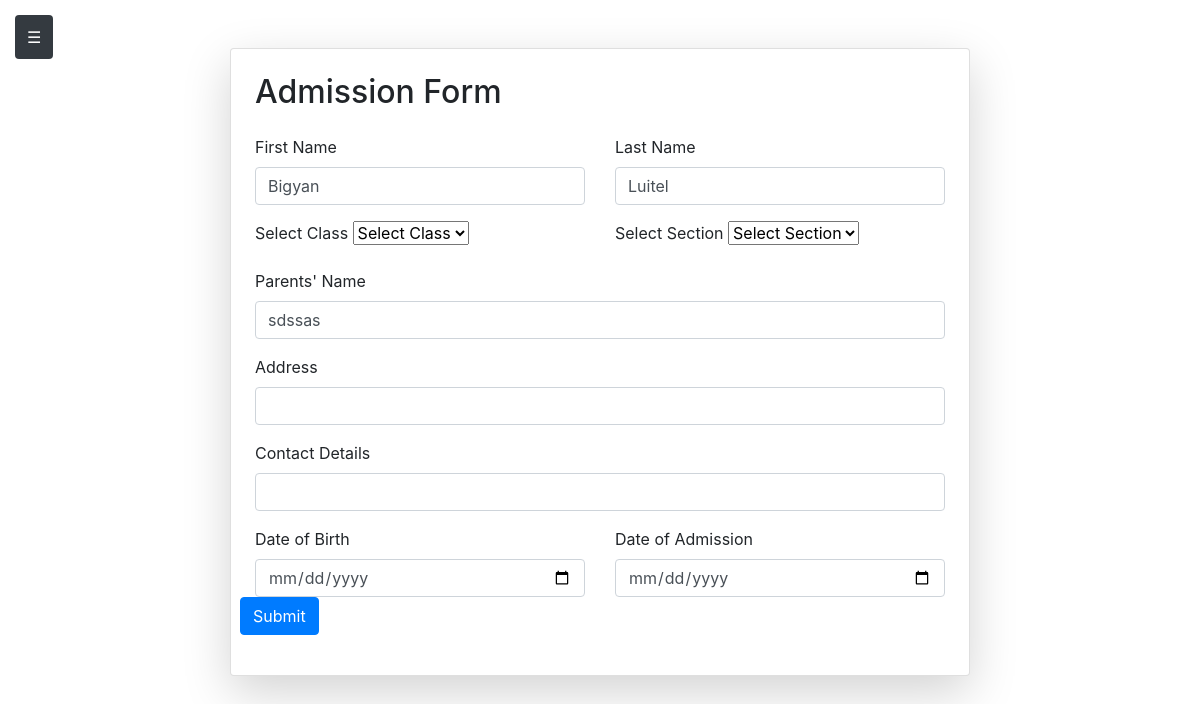
/update_records/20/, run on the app's committed database.
### school/models.py (models this page shows, shortened)
class Students(models.Model):
    student_id= models.AutoField(primary_key=True)
    first_name=models.CharField(max_length=100)
    last_name=models.CharField(max_length=100)
    class_name=models.CharField(max_length=100)
    section=models.CharField(max_length=100)
    contact=models.IntegerField()
    parents=models.CharField(max_length=100)
    address=models.CharField(max_length=100)
    date_of_birth=models.DateField()
    date_of_admission=models.DateField(auto_now=True)
    class Meta:
        ordering = ['student_id']

### school/views.py (the view, shortened to what this page needs)
# urls.py: path('update_records/<int:student_id>/', school_views.update_records, name='update_records'),
def update_records(request,student_id):
    student=get_object_or_404(Students,student_id=student_id)
    context={
        'student':student
    }
    return render(request,'school/update_records.html',context)

### school/templates/school/update_records.html (shortened to what this page needs)
{% extends 'base.html' %}
{% load static %}
{% block start %}
<div class="container mt-5">
    <form class="col-md-8 mx-auto card p-4 shadow-lg" method="post" enctype="multipart/form-data">
        <h2 class="mb-4">Admission Form</h2>
        <div class="row mb-3">
            <div class="col-md-6">
                <label class="form-label">First Name</label>
                <input name="first_name" value="{{student.first_name}}" required type="text" class="form-control">
            </div>
            <div class="col-md-6">
                <label class="form-label">Last Name</label>
                <input name="last_name" value="{{student.last_name}}" required type="text" class="form-control">
            </div>
        </div>
        <div class="row mb-3">
  <div class="col-md-6">
    <label for="classSelect" class="form-label">Select Class</label>
    <select class="form-select" value="{{ student.class_name }}" name="class_name"  id="classSelect" required>
      <option value="" disabled selected>Select Class</option>
    </select>
  </div>
  <div class="col-md-6">
    <label for="sectionSelect" class="form-label">Select Section</label>
    <select class="form-select" name="section" id="sectionSelect" required>
      <option value="" disabled selected>Select Section</option>
    </select>
  </div>
</div>
        <div class="mb-3">
            <label class="form-label">Parents' Name</label>
            <input name="parents_name" value="{{ student.parents }}" required type="text" class="form-control">
        </div>
        <div class="mb-3">
            <label class="form-label">Address</label>
            <input name="address" value="" required type="text" class="form-control">
        </div>
        <div class="mb-3">
            <label class="form-label">Contact Details</label>
            <input name="contact" required type="text" class="form-control">
        </div>
        <div class="row mb-3">
            <div class="col-md-6">
                <label class="form-label">Date of Birth</label>
                <input name="dob" required type="date" class="form-control">
            </div>
            <div class="col-md-6">
                <label class="form-label">Date of Admission</label>
                <input name="doa" required type="date" class="form-control">
            </div>
            <button type="submit" class="btn btn-primary">Submit</button>
</form>
        </div>
{% endblock %}

### school/static/CSS/style.css (style rules this page uses)
body { margin: 0; padding: 0; }

### data on the page
Students: first_name "Bigyan", last_name "Luitel", parents_name "sdssas"
